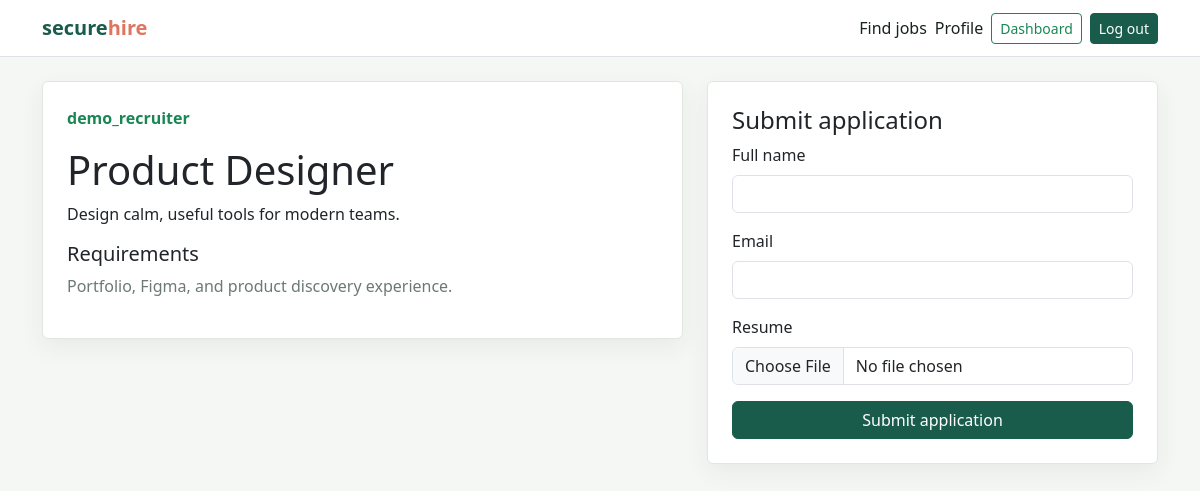
Page /apply/2 (signed in) on the committed database.
### flask_app/models.py (models this page shows)
class User(UserMixin, db.Model):
    id = db.Column(db.Integer, primary_key=True)
    username = db.Column(db.String(80), unique=True, nullable=False)
    email = db.Column(db.String(255), unique=True, nullable=False)
    password_hash = db.Column(db.String(255), nullable=False)
    role = db.Column(db.String(20), nullable=False, default="candidate")
    company_name = db.Column(db.String(160), nullable=True)
    created_at = db.Column(db.DateTime, default=datetime.utcnow, nullable=False)
    jobs = db.relationship("Job", backref="recruiter", lazy=True, cascade="all, delete-orphan")

class Job(db.Model):
    id = db.Column(db.Integer, primary_key=True)
    title = db.Column(db.String(160), nullable=False)
    description = db.Column(db.Text, nullable=False)
    requirements = db.Column(db.Text, nullable=False)
    posted_by = db.Column(db.Integer, db.ForeignKey("user.id"), nullable=False)
    status = db.Column(db.String(20), default="open", nullable=False)
    created_at = db.Column(db.DateTime, default=datetime.utcnow, nullable=False)
    applications = db.relationship("Application", backref="job", lazy=True, cascade="all, delete-orphan")

### flask_app/app.py (the view, shortened to what this page needs)
    @app.route("/apply/<int:job_id>", methods=["GET", "POST"])
    @login_required
    def apply(job_id):
        if current_user.role != "candidate":
            flash("Only candidates can apply for jobs.", "warning")
            return redirect(url_for("dashboard"))
        job = db.get_or_404(Job, job_id)
        form = ApplicationForm()
        return render_template("apply.html", form=form, job=job)

### flask_app/forms.py
class ApplicationForm(FlaskForm):
    candidate_name = StringField("Full name", validators=[DataRequired(), Length(max=120)])
    candidate_email = StringField("Email", validators=[DataRequired(), Email(), Length(max=255)])
    resume = FileField("Resume", validators=[FileRequired(), FileAllowed(["pdf", "doc", "docx"], "PDF, DOC, or DOCX only.")])
    submit = SubmitField("Submit application")

### flask_app/templates/apply.html
{% extends 'base.html' %}{% block title %}Apply | SecureHire{% endblock %}{% block content %}<div class="row g-4"><div class="col-lg-7"><div class="card p-4"><p class="text-success fw-bold">{{ job.recruiter.username }}</p><h1>{{ job.title }}</h1><p>{{ job.description }}</p><h2 class="h5">Requirements</h2><p class="text-muted">{{ job.requirements }}</p></div></div><div class="col-lg-5"><div class="card p-4"><h2 class="h4">Submit application</h2><form method="post" enctype="multipart/form-data">{{ form.hidden_tag() }}{% for field in form if field.name not in ['csrf_token','submit'] %}<div class="mb-3">{{ field.label(class='form-label') }}{{ field(class='form-control') }}{% for error in field.errors %}<div class="text-danger small">{{ error }}</div>{% endfor %}</div>{% endfor %}{{ form.submit(class='btn btn-primary w-100') }}</form></div></div></div>{% endblock %}

### flask_app/templates/base.html (style rules this page uses)
body { background:#f5f7f4;color:#18221f }
.card { border:1px solid #dfe7e2;box-shadow:0 8px 24px #172e2710 }
.btn-primary { background:#195c4b;border-color:#195c4b }
.text-muted { color:#6c7974!important }

### rows in the picture
User: recruiter.username "demo_recruiter"
Job: title "Product Designer", description "Design calm, useful tools for modern teams.", requirements "Portfolio, Figma, and product discovery experience."

### other values in the picture
{{ field.label(class='form-label') }} "Full name" "Email" "Resume"
